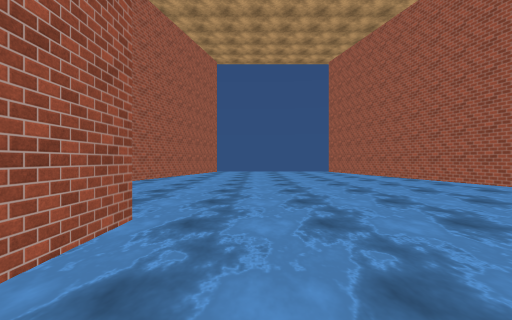
view 1 (above)

17 first-person views from a walk through a scene from a Unity 3-D project. The camera is 1.4 m above the floor, looks level and sees 90° across. The floor is counted in squares, 2 m on a side. Each view is taken from the middle of a square. On the plan, view 1 faces up. The plan holds only what a view shows up to about 9 squares ahead; the rest is blank. The place goes on beyond the plan. The player character is not drawn. Surface patterns are stand-ins for the level's own textures.

view 2
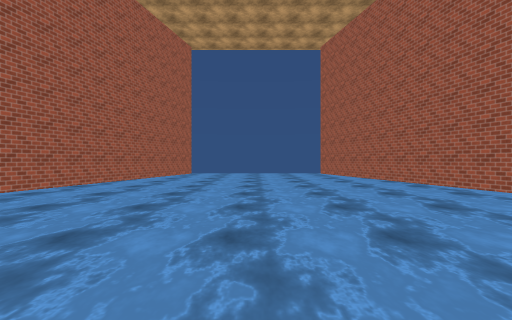

view 3
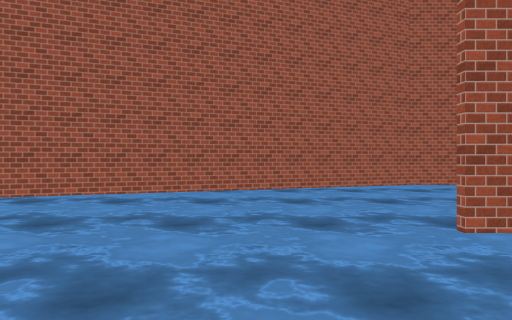

view 4
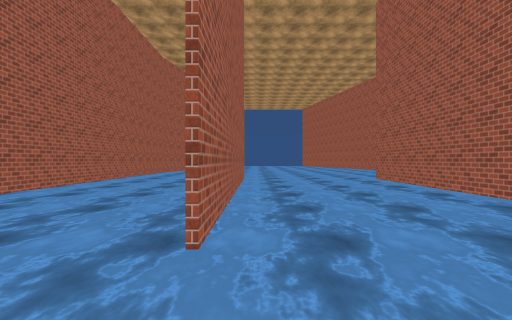

view 5
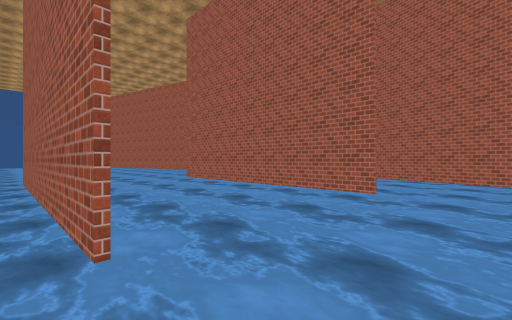

view 6
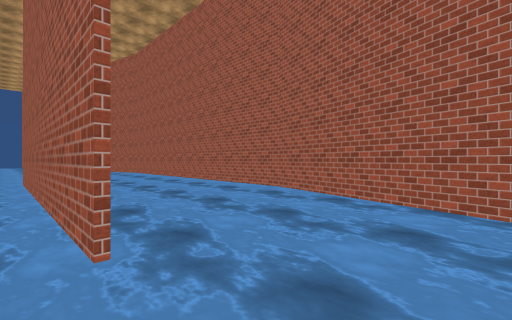

view 7
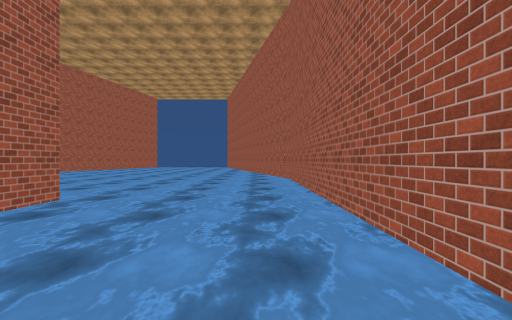

view 8
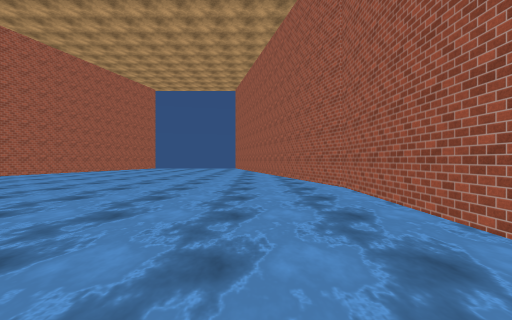

view 9
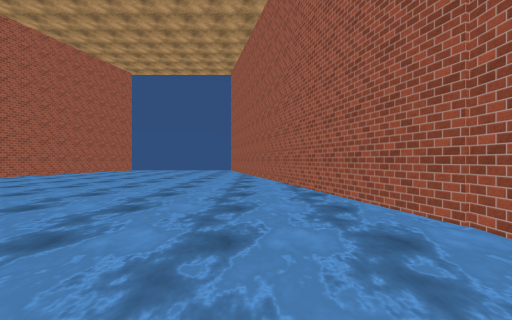

view 10
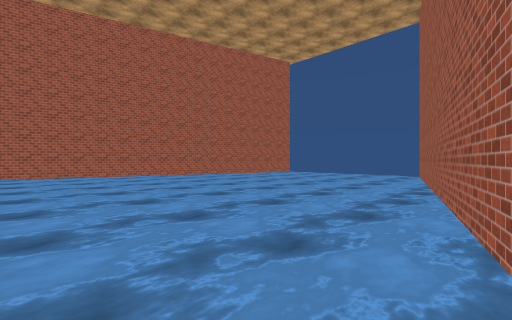

view 11
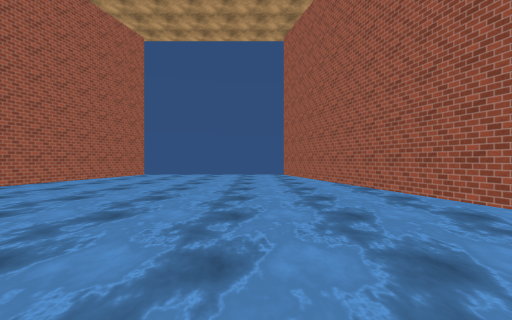

view 12
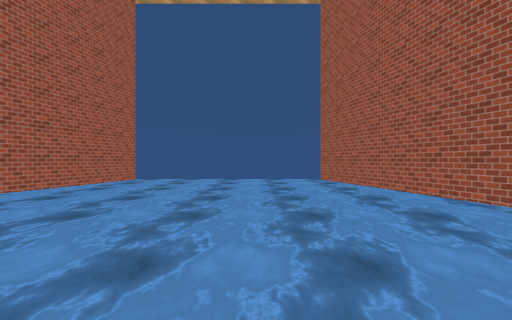

view 13
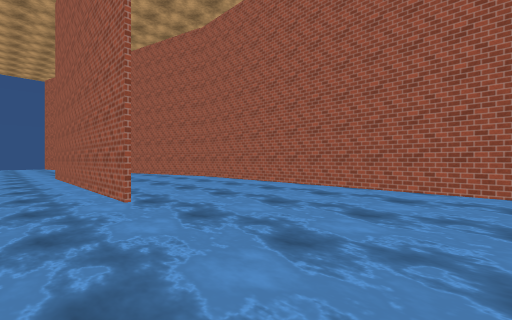

view 14
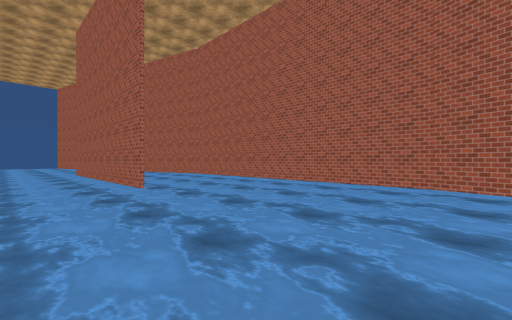

view 15
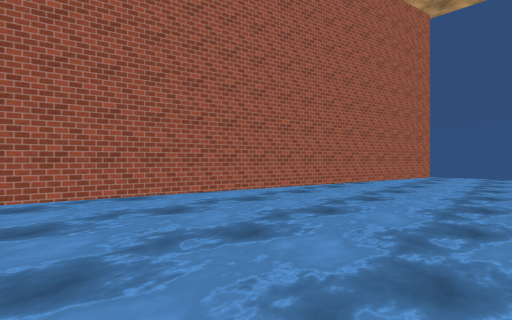

view 16
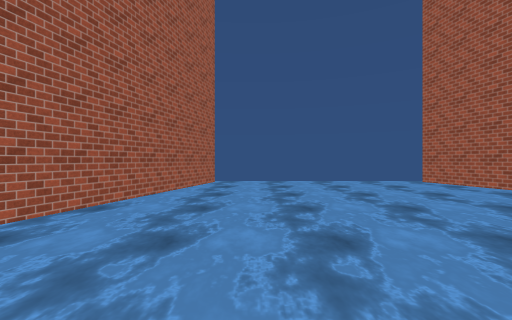

view 17
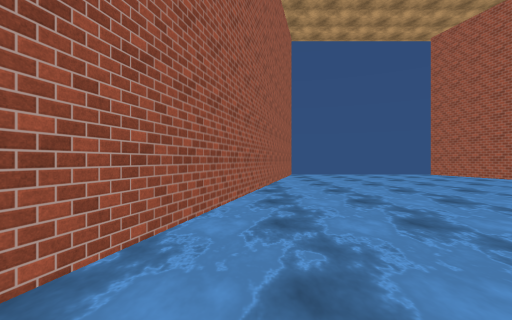

### Floor plan
Points are (right, up) in squares from view 1. A wall is a line through its corners. A room is listed if a view was taken in it or the views show most of it. See-through windows are left out.
Room 1 (views 1, 2, 3, 4, 5, 6, 7, 8, 9, 10, 11, 12, 13, 14, 15, 16, 17)
walls: (3.5, -4.5) (3.5, 3) (3.5, -4.5); (-1.6, -4.5) (-1.6, -3.4); (-6.2, -9.6) (-2.3, -24.2); (8.3, -9.8) (8.3, 0.6); (-1.5, 3) (-1.5, -4.5); (8.2, 0.6) (5.4, 11); (-6.3, 0.8) (-6.3, -9.8); (-3.3, 11.4) (-6.2, 0.7); (4.3, -24.1) (8.2, -9.7)
ways out: gap at (-3, -24); gap at (5, -24)

Positions as (right, up) in squares from view 1, and headings:
1: (0, 0), facing up
2: (1, 2), facing up
3: (1, 5), facing right
4: (3, 5), facing down
5: (4, 5), facing down-left
6: (-1, 5), facing down-left
7: (-5, 0), facing down
8: (-4, -3), facing down
9: (-4, -7), facing down
10: (-5, -12), facing down-right
11: (-1, -12), facing down
12: (0, -15), facing down
13: (2, -9), facing up-right
14: (1, -11), facing up-right
15: (2, -12), facing down-right
16: (3, -16), facing down
17: (-4, 3), facing up
